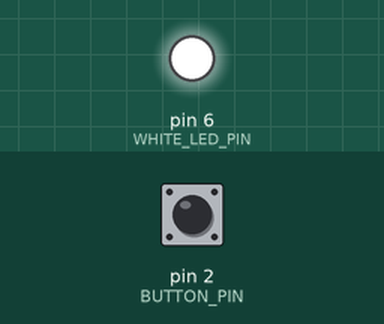
Simulated run of this sketch. Board: Arduino Uno, built with avr-gcc and run on an emulated ATmega328P. Shown: output pins drawn as LEDs (lit = HIGH). The test bench sets the inputs (shaded band); at power-on: pin 2 (BUTTON_PIN) HIGH. Random numbers use the default seed unless the sketch sets one.

Above: at 2.2 s.
2.3 s: pin 2 (BUTTON_PIN) pulled LOW for 0.15 s
At 3.9 s:
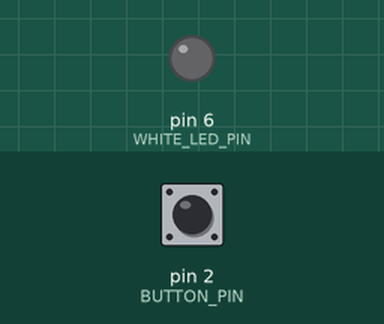
5.0 s: pin 2 (BUTTON_PIN) pulled LOW for 1 s
At 8.2 s:
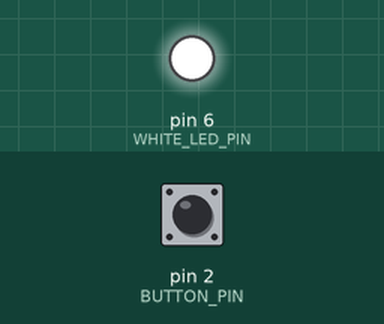
8.5 s: pin 2 (BUTTON_PIN) pulled LOW for 3.2 s
At 14.0 s:
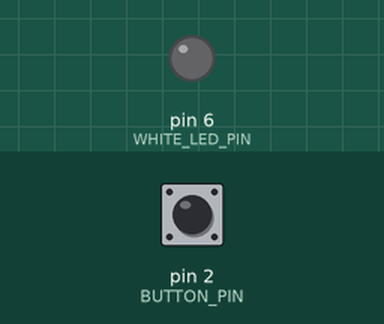
Timing chart, 0 to 15.5 s (numbered marks = the images above; inputs shaded):
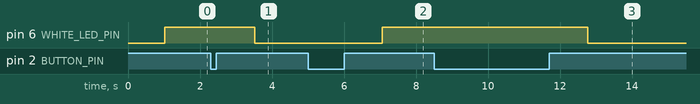

The sketch:

discodolly.ino
```cpp
#include <FastLED.h>
#include <avr/sleep.h>

#define NUM_LEDS 6

// simply cos used in all demos
#define WS2812_PIN 5

// pin needs pwm
#define WHITE_LED_PIN 6

// (or 3, external int)
#define BUTTON_PIN 2

CRGBArray<NUM_LEDS> leds;
byte huey[NUM_LEDS];

byte buttonState, mode, discoBrite;


void setup() {
  FastLED.addLeds<NEOPIXEL, WS2812_PIN>(leds, NUM_LEDS);
  pinMode(BUTTON_PIN, INPUT_PULLUP);
  pinMode(WHITE_LED_PIN, OUTPUT);

  onWake();
}


void changeLightColours(byte sv) {
  for (int i = 0; i < NUM_LEDS; ++i) {
    huey[i] = random();
    leds[i] = CHSV(huey[i], sv, sv);
  }
  // show()?
}


void onWake() {
  changeLightColours(0);

  for (int i = 0; i < 256; ++i) {
    analogWrite(WHITE_LED_PIN, i);
    delay(4);
  }

  buttonState = 0;
  mode = 100;
}


void goSleepNow() {
  for (int i = 255; i > -1; --i) {
    analogWrite(WHITE_LED_PIN, i);
    for (int j = 0; j < NUM_LEDS; j++) {
      leds[j] = CHSV(huey[j], i, i);
    }
    //show & ..
    delay(4);
  }

  set_sleep_mode(SLEEP_MODE_PWR_DOWN);
  sleep_enable();
  attachInterrupt(0, onWake, LOW);
  sleep_mode();

  // THE PROGRAM CONTINUES FROM HERE AFTER WAKING UP

  detachInterrupt(0);
}


byte updateButton(bool isPressed) {
  buttonState <<= 1;
  if (isPressed) buttonState |= 1;
  return buttonState & 3;
}


void changeMode() {
  mode = 1 - mode;

  for (int i = 0; i < 256; ++i) {
    byte ii = 255 - i;
    if (mode == 0) {
      // no disco, go white
      analogWrite(WHITE_LED_PIN, i);
      for (int j = 0; j < NUM_LEDS; j++) {
        leds[j] = CHSV(huey[j], ii, ii);
      }
    }
    else {
      // no white, go disco
      analogWrite(WHITE_LED_PIN, ii);
      for (int j = 0; j < NUM_LEDS; j++) {
        leds[j] = CHSV(huey[j], i, i);
      }
    }
    // show & ..
    delay(4);
  }
}


void loop() {
  static int cycles, buttonTime;
  static unsigned long runningTime;

  if (mode == 100) {
    cycles = 0;
    buttonTime = 0;
    runningTime = 0;
    mode = 0;
  }

  byte buttonCode = updateButton(digitalRead(BUTTON_PIN) == LOW ? 1 : 0);
  if (buttonCode == 2) {
    // button was just pressed
    changeMode();
  } else if (buttonCode == 3) {
    // button held
    buttonTime += 10;
    if (buttonTime > 2000) {
      goSleepNow();
    }
  } else {
    buttonTime = 0;
  }

  if (++cycles == 16) {
    changeLightColours(mode ? 255 : 0);
    cycles = 0;
  }

  //FastLED.show();
  delay(32);
  runningTime += 32;
  if (runningTime > 1000*60*60) {
    goSleepNow();
  }
}
```

Measured:
- after the input at 2.3 s, pin 6 (WHITE_LED_PIN): HIGH → LOW after 1.2 s
- after the input at 5.0 s, pin 6 (WHITE_LED_PIN): LOW → HIGH after 2.1 s
- after the input at 8.5 s, pin 6 (WHITE_LED_PIN): HIGH → LOW after 4.3 s
